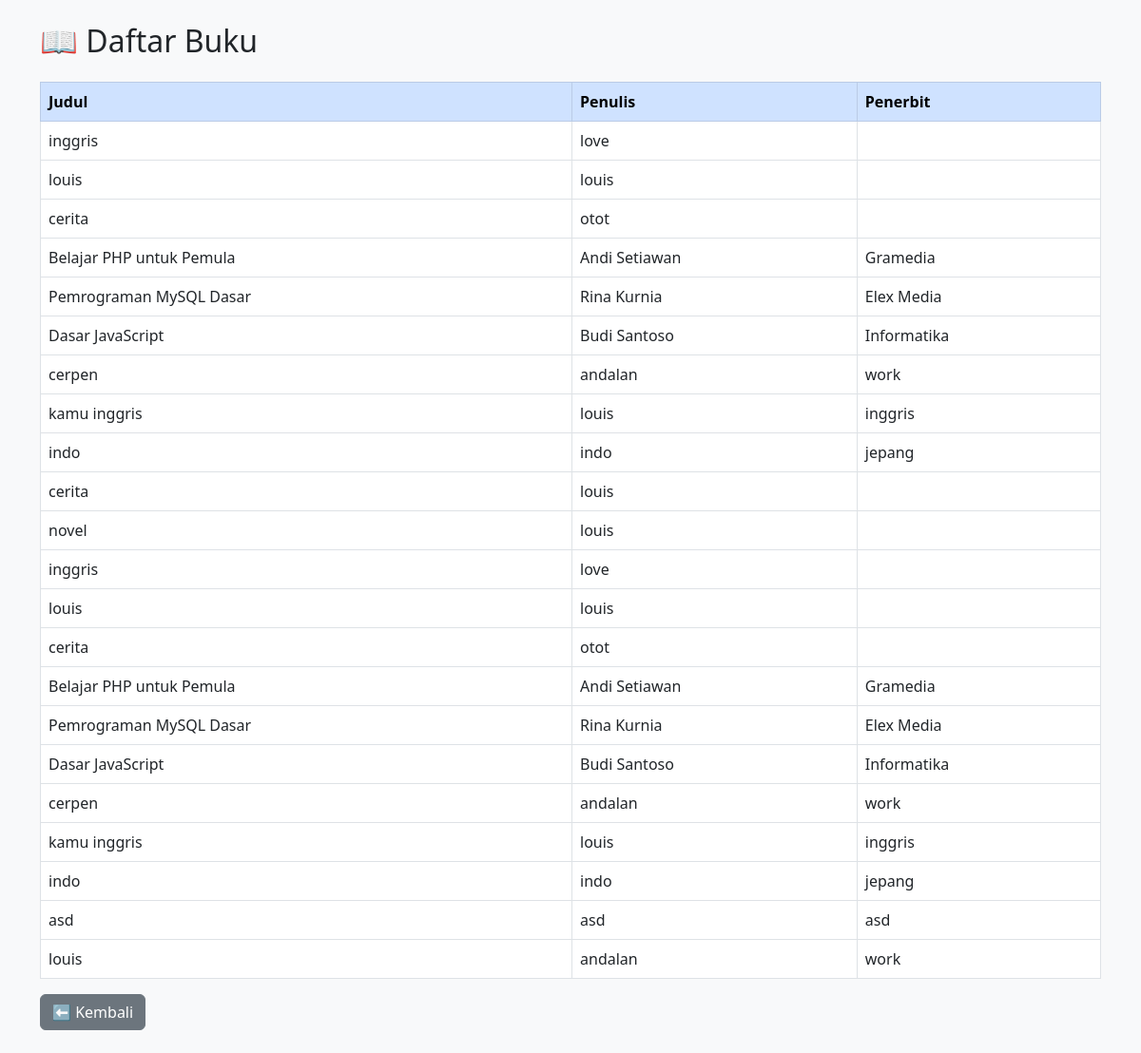
Page /perpustakaan/buku.php (signed in) on the committed database.
### tables this page shows
CREATE TABLE `buku` (
  `id` int(11) NOT NULL,
  `judul` varchar(255) NOT NULL,
  `penulis` varchar(100) DEFAULT NULL,
  `penerbit` varchar(100) DEFAULT NULL,
  `tahun_terbit` year(4) DEFAULT NULL,
  `kategori` varchar(100) DEFAULT NULL,
  `cover` varchar(255) DEFAULT NULL,
  `tahun` varchar(4) NOT NULL,
  `stok` int(11) NOT NULL DEFAULT 0
);

### perpustakaan/buku.php (the view, shortened to what this page needs)
<?php
require_once './inc/koneksi.php';
$query = mysqli_query($koneksi, "SELECT * FROM buku");
?>
<!DOCTYPE html>
<html lang="id">
<head>
  <link href="https://cdn.jsdelivr.net/npm/bootstrap@5.3.0/dist/css/bootstrap.min.css" rel="stylesheet">
</head>
<body class="bg-light">
<div class="container py-4">
  <h2 class="mb-4">📖 Daftar Buku</h2>
  <table class="table table-bordered">
    <thead class="table-primary">
      <tr>
        <th>Judul</th>
        <th>Penulis</th>
        <th>Penerbit</th>
      </tr>
    </thead>
    <tbody>
      <?php while($b = mysqli_fetch_assoc($query)): ?>
      <tr>
        <td><?= htmlspecialchars($b['judul']) ?></td>
        <td><?= htmlspecialchars($b['penulis']) ?></td>
        <td><?= htmlspecialchars($b['penerbit']) ?></td>
      </tr>
      <?php endwhile; ?>
    </tbody>
  </table>
  <a href="dashboard_siswa.php" class="btn btn-secondary">⬅️ Kembali</a>
</div>
</body>
</html>

### rows in the picture
buku: judul "inggris", penulis "love"
buku: judul "louis", penulis "louis"
buku: judul "cerita", penulis "otot"
buku: judul "Belajar PHP untuk Pemula", penulis "Andi Setiawan", penerbit "Gramedia"
buku: judul "Pemrograman MySQL Dasar", penulis "Rina Kurnia", penerbit "Elex Media"
buku: judul "Dasar JavaScript", penulis "Budi Santoso", penerbit "Informatika"
buku: judul "cerpen", penulis "andalan", penerbit "work"
buku: judul "kamu inggris", penulis "louis", penerbit "inggris"
buku: judul "indo", penulis "indo", penerbit "jepang"
buku: judul "cerita", penulis "louis"
buku: judul "novel", penulis "louis"
buku: judul "inggris", penulis "love"
buku: judul "louis", penulis "louis"
buku: judul "cerita", penulis "otot"
buku: judul "Belajar PHP untuk Pemula", penulis "Andi Setiawan", penerbit "Gramedia"
buku: judul "Pemrograman MySQL Dasar", penulis "Rina Kurnia", penerbit "Elex Media"
buku: judul "Dasar JavaScript", penulis "Budi Santoso", penerbit "Informatika"
buku: judul "cerpen", penulis "andalan", penerbit "work"
buku: judul "kamu inggris", penulis "louis", penerbit "inggris"
buku: judul "indo", penulis "indo", penerbit "jepang"
buku: judul "asd", penulis "asd", penerbit "asd"
buku: judul "louis", penulis "andalan", penerbit "work"
